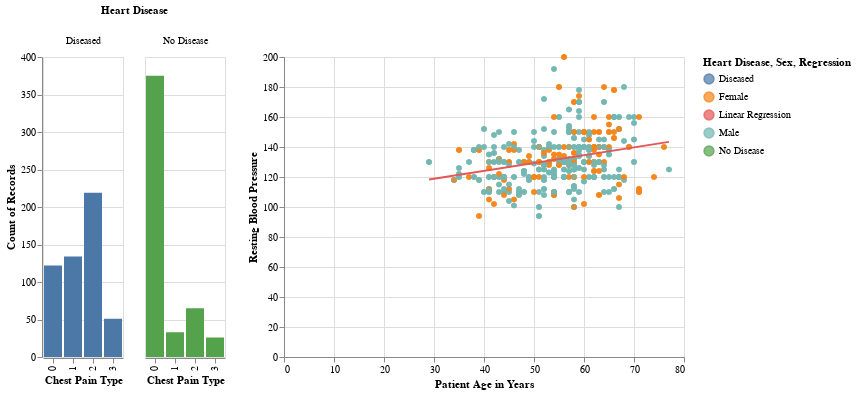

Notebook code cell kept with this figure:
### Code cell
# Look at chest pain type versus heart disease
selection = alt.selection(type = 'multi', fields = ['cp', "Heart Disease"])
chestPain = alt.Chart(pd).mark_bar().encode(
    x = alt.X('cp:N', title = "Chest Pain Type"),
    y = 'count()',
    color = 'Heart Disease:N',
    column = 'Heart Disease:N'
).add_selection(selection)

# Add side graph of age versus blood pressure
pressure = alt.Chart(pd).mark_circle().encode(
    x = alt.X('age', title = "Patient Age in Years"),
    y = alt.Y('trestbps', title = "Resting Blood Pressure"),
    color = 'Sex:N'
).transform_filter(selection)

# Add a linear regression to the graph
params = pressure.transform_regression('age', 'trestbps').mark_line().encode(
    color = alt.Color('Regression:N')
).transform_fold(
    ['Linear Regression'],
    as_ = ["Regression", "y"]
)

pressure = pressure + params
chestPain | pressure

### Figure 1 — Vega-Lite specification as saved in the notebook (floating-point values rounded to 4 significant figures; data arrays with more than 128 entries replaced by an {"elided": "..."} marker saying what was removed)
{"config": {"view": {"continuousWidth": 400, "continuousHeight": 300}}, "hconcat": [{"mark": "bar", "encoding": {"color": {"field": "Heart Disease", "type": "nominal"}, "column": {"field": "Heart Disease", "type": "nominal"}, "x": {"field": "cp", "title": "Chest Pain Type", "type": "nominal"}, "y": {"aggregate": "count", "type": "quantitative"}}, "selection": {"selector046": {"type": "multi", "fields": ["cp", "Heart Disease"]}}}, {"layer": [{"mark": "circle", "encoding": {"color": {"field": "Sex", "type": "nominal"}, "x": {"field": "age", "title": "Patient Age in Years", "type": "quantitative"}, "y": {"field": "trestbps", "title": "Resting Blood Pressure", "type": "quantitative"}}, "transform": [{"filter": {"selection": "selector046"}}]}, {"mark": "line", "encoding": {"color": {"field": "Regression", "type": "nominal"}, "x": {"field": "age", "title": "Patient Age in Years", "type": "quantitative"}, "y": {"field": "trestbps", "title": "Resting Blood Pressure", "type": "quantitative"}}, "transform": [{"filter": {"selection": "selector046"}}, {"on": "age", "regression": "trestbps"}, {"fold": ["Linear Regression"], "as": ["Regression", "y"]}]}]}], "data": {"name": "data-94afa449b5e99e5244752b98dbedb7e0"}, "$schema": "https://vega.github.io/schema/vega-lite/v4.17.0.json", "datasets": {"data-94afa449b5e99e5244752b98dbedb7e0": {"elided": "1025 records"}}}
